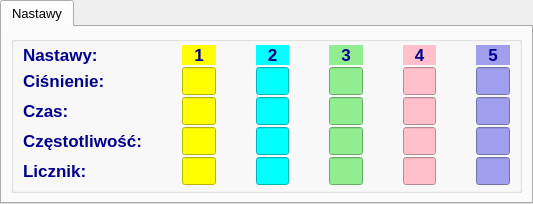
    <widget class="QTabWidget" name="tabWidget">
     <property name="font">
      <font>
       <pointsize>10</pointsize>
      </font>
     </property>
     <property name="currentIndex">
      <number>0</number>
     </property>
     <widget class="QWidget" name="tab">
      <attribute name="title">
       <string>Nastawy</string>
      </attribute>
      <layout class="QGridLayout" name="gridLayout_2">
       <item row="0" column="0">
        <widget class="QGroupBox" name="groupBox_3">
         <property name="font">
          <font>
           <pointsize>12</pointsize>
           <weight>75</weight>
           <bold>true</bold>
          </font>
         </property>
         <property name="styleSheet">
          <string notr="true">color: darkBlue;</string>
         </property>
         <layout class="QGridLayout" name="gridLayout_5">
          <property name="topMargin">
           <number>3</number>
          </property>
          <property name="bottomMargin">
           <number>3</number>
          </property>
          <property name="horizontalSpacing">
           <number>40</number>
          </property>
          <property name="verticalSpacing">
           <number>2</number>
          </property>
          <item row="3" column="2">
           <widget class="QLineEdit" name="editl2u2">
            <property name="font">
             <font>
              <pointsize>13</pointsize>
              <weight>75</weight>
              <bold>true</bold>
             </font>
            </property>
            <property name="styleSheet">
             <string notr="true">background-color: cyan;
color: darkBlue;</string>
            </property>
            <property name="alignment">
             <set>Qt::AlignCenter</set>
            </property>
            <property name="readOnly">
             <bool>true</bool>
            </property>
           </widget>
          </item>
          <item row="1" column="3">
           <widget class="QLineEdit" name="editl3u1">
            <property name="font">
             <font>
              <pointsize>13</pointsize>
              <weight>75</weight>
              <bold>true</bold>
             </font>
            </property>
            <property name="styleSheet">
             <string notr="true">background-color: lightGreen;
color: darkBlue;</string>
            </property>
            <property name="alignment">
             <set>Qt::AlignCenter</set>
            </property>
            <property name="readOnly">
             <bool>true</bool>
            </property>
           </widget>
          </item>
          <item row="0" column="1">
           <widget class="QLabel" name="label_7">
            <property name="sizePolicy">
             <sizepolicy hsizetype="Preferred" vsizetype="Fixed">
              <horstretch>0</horstretch>
              <verstretch>0</verstretch>
             </sizepolicy>
            </property>
            <property name="font">
             <font>
              <pointsize>13</pointsize>
              <weight>75</weight>
              <bold>true</bold>
             </font>
            </property>
            <property name="styleSheet">
             <string notr="true">background-color: yellow;
color: darkBlue;</string>
            </property>
            <property name="text">
             <string>1</string>
            </property>
            <property name="alignment">
             <set>Qt::AlignCenter</set>
            </property>
           </widget>
          </item>
          <item row="1" column="5">
           <widget class="QLineEdit" name="editl5u1">
            <property name="font">
             <font>
              <pointsize>13</pointsize>
              <weight>75</weight>
              <bold>true</bold>
             </font>
            </property>
            <property name="styleSheet">
             <string notr="true">background-color: rgb(159, 159, 238);
color: darkBlue;</string>
            </property>
            <property name="alignment">
             <set>Qt::AlignCenter</set>
            </property>
            <property name="readOnly">
             <bool>true</bool>
            </property>
           </widget>
          </item>
          <item row="3" column="3">
           <widget class="QLineEdit" name="editl3u2">
            <property name="font">
             <font>
              <pointsize>13</pointsize>
              <weight>75</weight>
              <bold>true</bold>
             </font>
            </property>
            <property name="styleSheet">
             <string notr="true">background-color: lightGreen;
color: darkBlue;</string>
            </property>
            <property name="alignment">
             <set>Qt::AlignCenter</set>
            </property>
            <property name="readOnly">
             <bool>true</bool>
            </property>
           </widget>
          </item>
          <item row="5" column="1">
           <widget class="QLineEdit" name="editl1u4">
            <property name="font">
             <font>
              <pointsize>13</pointsize>
              <weight>75</weight>
              <bold>true</bold>
             </font>
            </property>
            <property name="styleSheet">
             <string notr="true">background-color: yellow;
color: darkBlue;</string>
            </property>
            <property name="alignment">
             <set>Qt::AlignCenter</set>
            </property>
            <property name="readOnly">
             <bool>true</bool>
            </property>
           </widget>
          </item>
          <item row="0" column="0">
           <widget class="QLabel" name="label_14">
            <property name="font">
             <font>
              <pointsize>13</pointsize>
              <weight>75</weight>
              <bold>true</bold>
             </font>
            </property>
            <property name="styleSheet">
             <string notr="true">color: darkBlue;</string>
            </property>
            <property name="text">
             <string>Nastawy:</string>
            </property>
           </widget>
          </item>
          <item row="1" column="1">
           <widget class="QLineEdit" name="editl1u1">
            <property name="font">
             <font>
              <pointsize>13</pointsize>
              <weight>75</weight>
              <bold>true</bold>
             </font>
            </property>
            <property name="styleSheet">
             <string notr="true">background-color: yellow;
color: darkBlue;</string>
            </property>
            <property name="alignment">
             <set>Qt::AlignCenter</set>
            </property>
            <property name="readOnly">
             <bool>true</bool>
            </property>
           </widget>
          </item>
          <item row="5" column="4">
           <widget class="QLineEdit" name="editl4u4">
            <property name="font">
             <font>
              <pointsize>13</pointsize>
              <weight>75</weight>
              <bold>true</bold>
             </font>
            </property>
            <property name="styleSheet">
             <string notr="true">background-color: pink;
color: darkBlue;</string>
            </property>
            <property name="alignment">
             <set>Qt::AlignCenter</set>
            </property>
            <property name="readOnly">
             <bool>true</bool>
            </property>
           </widget>
          </item>
          <item row="1" column="2">
           <widget class="QLineEdit" name="editl2u1">
            <property name="font">
             <font>
              <pointsize>13</pointsize>
              <weight>75</weight>
              <bold>true</bold>
             </font>
            </property>
            <property name="styleSheet">
             <string notr="true">background-color: cyan;
color: darkBlue;</string>
            </property>
            <property name="alignment">
             <set>Qt::AlignCenter</set>
            </property>
            <property name="readOnly">
             <bool>true</bool>
            </property>
           </widget>
          </item>
          <item row="3" column="0">
           <widget class="QLabel" name="label_2">
            <property name="font">
             <font>
              <pointsize>13</pointsize>
              <weight>75</weight>
              <bold>true</bold>
             </font>
            </property>
            <property name="styleSheet">
             <string notr="true">color: darkBlue;</string>
            </property>
            <property name="text">
             <string>Czas:</string>
            </property>
           </widget>
          </item>
          <item row="4" column="3">
           <widget class="QLineEdit" name="editl3u3">
            <property name="font">
             <font>
              <pointsize>13</pointsize>
              <weight>75</weight>
              <bold>true</bold>
             </font>
            </property>
            <property name="styleSheet">
             <string notr="true">background-color: lightGreen;
color: darkBlue;</string>
            </property>
            <property name="alignment">
             <set>Qt::AlignCenter</set>
            </property>
            <property name="readOnly">
             <bool>true</bool>
            </property>
           </widget>
          </item>
          <item row="4" column="2">
           <widget class="QLineEdit" name="editl2u3">
            <property name="font">
             <font>
              <pointsize>13</pointsize>
              <weight>75</weight>
              <bold>true</bold>
             </font>
            </property>
            <property name="styleSheet">
             <string notr="true">background-color: cyan;
color: darkBlue;</string>
            </property>
            <property name="alignment">
             <set>Qt::AlignCenter</set>
            </property>
            <property name="readOnly">
             <bool>true</bool>
            </property>
           </widget>
          </item>
          <item row="4" column="4">
           <widget class="QLineEdit" name="editl4u3">
            <property name="font">
             <font>
              <pointsize>13</pointsize>
              <weight>75</weight>
              <bold>true</bold>
             </font>
            </property>
            <property name="styleSheet">
             <string notr="true">background-color: pink;
color: darkBlue;</string>
            </property>
            <property name="alignment">
             <set>Qt::AlignCenter</set>
            </property>
            <property name="readOnly">
             <bool>true</bool>
            </property>
           </widget>
          </item>
          <item row="4" column="1">
           <widget class="QLineEdit" name="editl1u3">
            <property name="font">
             <font>
              <pointsize>13</pointsize>
              <weight>75</weight>
              <bold>true</bold>
             </font>
            </property>
            <property name="styleSheet">
             <string notr="true">background-color: yellow;
color: darkBlue;</string>
            </property>
            <property name="alignment">
             <set>Qt::AlignCenter</set>
            </property>
            <property name="readOnly">
             <bool>true</bool>
            </property>
           </widget>
          </item>
          <item row="5" column="5">
           <widget class="QLineEdit" name="editl5u4">
            <property name="font">
             <font>
              <pointsize>13</pointsize>
              <weight>75</weight>
              <bold>true</bold>
             </font>
            </property>
            <property name="styleSheet">
             <string notr="true">background-color: rgb(159, 159, 238);
color: darkBlue;</string>
            </property>
            <property name="alignment">
             <set>Qt::AlignCenter</set>
            </property>
            <property name="readOnly">
             <bool>true</bool>
            </property>
           </widget>
          </item>
          <item row="1" column="4">
           <widget class="QLineEdit" name="editl4u1">
            <property name="font">
             <font>
              <pointsize>13</pointsize>
              <weight>75</weight>
              <bold>true</bold>
             </font>
            </property>
            <property name="styleSheet">
             <string notr="true">background-color: pink;
color: darkBlue;</string>
            </property>
            <property name="alignment">
             <set>Qt::AlignCenter</set>
            </property>
            <property name="readOnly">
             <bool>true</bool>
            </property>
           </widget>
          </item>
          <item row="3" column="4">
           <widget class="QLineEdit" name="editl4u2">
            <property name="font">
             <font>
              <pointsize>13</pointsize>
              <weight>75</weight>
              <bold>true</bold>
             </font>
            </property>
            <property name="styleSheet">
             <string notr="true">background-color: pink;
color: darkBlue;</string>
            </property>
            <property name="alignment">
             <set>Qt::AlignCenter</set>
            </property>
            <property name="readOnly">
             <bool>true</bool>
            </property>
           </widget>
          </item>
          <item row="4" column="5">
           <widget class="QLineEdit" name="editl5u3">
            <property name="font">
             <font>
              <pointsize>13</pointsize>
              <weight>75</weight>
              <bold>true</bold>
             </font>
            </property>
            <property name="styleSheet">
             <string notr="true">background-color: rgb(159, 159, 238);
color: darkBlue;</string>
            </property>
            <property name="alignment">
             <set>Qt::AlignCenter</set>
            </property>
            <property name="readOnly">
             <bool>true</bool>
            </property>
           </widget>
          </item>
          <item row="3" column="5">
           <widget class="QLineEdit" name="editl5u2">
            <property name="font">
             <font>
              <pointsize>13</pointsize>
              <weight>75</weight>
              <bold>true</bold>
             </font>
            </property>
            <property name="styleSheet">
             <string notr="true">background-color: rgb(159, 159, 238);
color: darkBlue;</string>
            </property>
            <property name="alignment">
             <set>Qt::AlignCenter</set>
            </property>
            <property name="readOnly">
             <bool>true</bool>
            </property>
           </widget>
          </item>
          <item row="0" column="4">
           <widget class="QLabel" name="label_11">
            <property name="sizePolicy">
             <sizepolicy hsizetype="Preferred" vsizetype="Fixed">
              <horstretch>0</horstretch>
              <verstretch>0</verstretch>
             </sizepolicy>
            </property>
            <property name="font">
             <font>
              <pointsize>13</pointsize>
              <weight>75</weight>
              <bold>true</bold>
             </font>
            </property>
            <property name="styleSheet">
             <string notr="true">background-color: pink;
color: darkBlue;</string>
            </property>
            <property name="text">
             <string>4</string>
            </property>
            <property name="alignment">
             <set>Qt::AlignCenter</set>
            </property>
           </widget>
          </item>
          <item row="5" column="0">
           <widget class="QLabel" name="label_4">
            <property name="font">
             <font>
              <pointsize>13</pointsize>
              <weight>75</weight>
              <bold>true</bold>
             </font>
            </property>
            <property name="styleSheet">
             <string notr="true">color: darkBlue;</string>
            </property>
            <property name="text">
             <string>Licznik:</string>
            </property>
           </widget>
          </item>
          <item row="3" column="1">
           <widget class="QLineEdit" name="editl1u2">
            <property name="font">
             <font>
              <pointsize>13</pointsize>
              <weight>75</weight>
              <bold>true</bold>
             </font>
            </property>
            <property name="styleSheet">
             <string notr="true">background-color: yellow;
color: darkBlue;</string>
            </property>
            <property name="alignment">
             <set>Qt::AlignCenter</set>
            </property>
            <property name="readOnly">
             <bool>true</bool>
            </property>
           </widget>
          </item>
          <item row="4" column="0">
           <widget class="QLabel" name="label_3">
            <property name="font">
             <font>
              <pointsize>13</pointsize>
              <weight>75</weight>
              <bold>true</bold>
             </font>
            </property>
            <property name="styleSheet">
             <string notr="true">color: darkBlue;</string>
            </property>
            <property name="text">
             <string>Częstotliwość:</string>
            </property>
           </widget>
          </item>
          <item row="5" column="2">
           <widget class="QLineEdit" name="editl2u4">
            <property name="font">
             <font>
              <pointsize>13</pointsize>
              <weight>75</weight>
              <bold>true</bold>
             </font>
            </property>
            <property name="styleSheet">
             <string notr="true">background-color: cyan;
color: darkBlue;</string>
            </property>
            <property name="alignment">
             <set>Qt::AlignCenter</set>
            </property>
            <property name="readOnly">
             <bool>true</bool>
            </property>
           </widget>
          </item>
          <item row="5" column="3">
           <widget class="QLineEdit" name="editl3u4">
            <property name="font">
             <font>
              <pointsize>13</pointsize>
              <weight>75</weight>
              <bold>true</bold>
             </font>
            </property>
            <property name="styleSheet">
             <string notr="true">background-color: lightGreen;
color: darkBlue;</string>
            </property>
            <property name="alignment">
             <set>Qt::AlignCenter</set>
            </property>
            <property name="readOnly">
             <bool>true</bool>
            </property>
           </widget>
          </item>
          <item row="0" column="5">
           <widget class="QLabel" name="label_13">
            <property name="sizePolicy">
             <sizepolicy hsizetype="Preferred" vsizetype="Fixed">
              <horstretch>0</horstretch>
              <verstretch>0</verstretch>
             </sizepolicy>
            </property>
            <property name="font">
             <font>
              <pointsize>13</pointsize>
              <weight>75</weight>
              <bold>true</bold>
             </font>
            </property>
            <property name="styleSheet">
             <string notr="true">background-color: rgb(159, 159, 238);
color: darkBlue;</string>
            </property>
            <property name="text">
             <string>5</string>
            </property>
            <property name="alignment">
             <set>Qt::AlignCenter</set>
            </property>
           </widget>
          </item>
          <item row="0" column="2">
           <widget class="QLabel" name="label_9">
            <property name="sizePolicy">
             <sizepolicy hsizetype="Preferred" vsizetype="Fixed">
              <horstretch>0</horstretch>
              <verstretch>0</verstretch>
             </sizepolicy>
            </property>
            <property name="font">
             <font>
              <pointsize>13</pointsize>
              <weight>75</weight>
              <bold>true</bold>
             </font>
            </property>
            <property name="styleSheet">
             <string notr="true">background-color: cyan;
color: darkBlue;</string>
            </property>
            <property name="text">
             <string>2</string>
            </property>
            <property name="alignment">
             <set>Qt::AlignCenter</set>
            </property>
           </widget>
          </item>
          <item row="0" column="3">
           <widget class="QLabel" name="label_10">
            <property name="sizePolicy">
             <sizepolicy hsizetype="Preferred" vsizetype="Fixed">
              <horstretch>0</horstretch>
              <verstretch>0</verstretch>
             </sizepolicy>
            </property>
            <property name="font">
             <font>
              <pointsize>13</pointsize>
              <weight>75</weight>
              <bold>true</bold>
             </font>
            </property>
            <property name="styleSheet">
             <string notr="true">background-color: lightGreen;
color: darkBlue;</string>
            </property>
            <property name="text">
             <string>3</string>
            </property>
            <property name="alignment">
             <set>Qt::AlignCenter</set>
            </property>
           </widget>
          </item>
          <item row="1" column="0">
           <widget class="QLabel" name="label">
            <property name="font">
             <font>
              <pointsize>13</pointsize>
              <weight>75</weight>
              <bold>true</bold>
             </font>
            </property>
            <property name="styleSheet">
             <string notr="true">color: darkBlue;</string>
            </property>
            <property name="text">
             <string>Ciśnienie:</string>
            </property>
           </widget>
          </item>
         </layout>
        </widget>
       </item>
      </layout>
     </widget>
    </widget>
